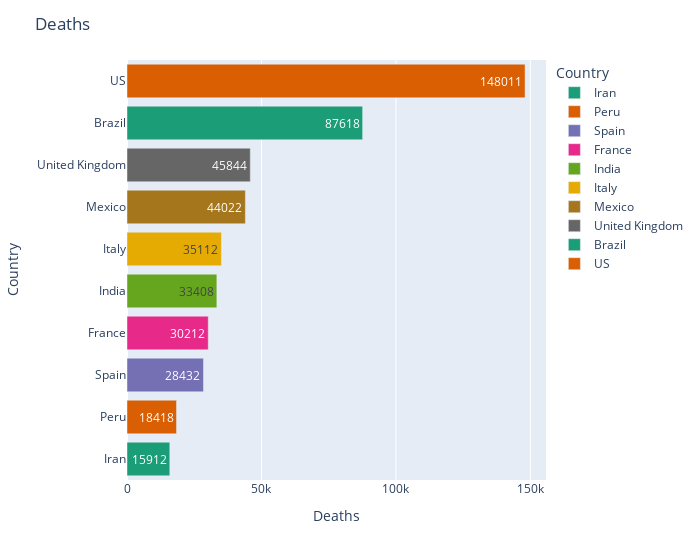

Notebook code for this chart:
### Markdown cell above
# Top 10 countries based on death-count

### Code cell
_ = df.sort_values('Deaths',ascending=False).head(10)[['Country','Deaths']]
# _.style.hide_index()
plot_hbar_wm(_,'Deaths')

### Figure 1 — Plotly figure (JSON) as saved in the notebook; plotly's stock layout.template omitted (floating-point values rounded to 4 significant figures)
{"data": [{"alignmentgroup": "True", "hovertemplate": "Country=%{y}<br>Deaths=%{text}<extra></extra>", "legendgroup": "Iran", "marker": {"color": "rgb(27,158,119)"}, "name": "Iran", "offsetgroup": "Iran", "orientation": "h", "showlegend": true, "text": [15912], "textposition": "auto", "type": "bar", "x": [15912], "xaxis": "x", "y": ["Iran"], "yaxis": "y"}, {"alignmentgroup": "True", "hovertemplate": "Country=%{y}<br>Deaths=%{text}<extra></extra>", "legendgroup": "Peru", "marker": {"color": "rgb(217,95,2)"}, "name": "Peru", "offsetgroup": "Peru", "orientation": "h", "showlegend": true, "text": [18418], "textposition": "auto", "type": "bar", "x": [18418], "xaxis": "x", "y": ["Peru"], "yaxis": "y"}, {"alignmentgroup": "True", "hovertemplate": "Country=%{y}<br>Deaths=%{text}<extra></extra>", "legendgroup": "Spain", "marker": {"color": "rgb(117,112,179)"}, "name": "Spain", "offsetgroup": "Spain", "orientation": "h", "showlegend": true, "text": [28432], "textposition": "auto", "type": "bar", "x": [28432], "xaxis": "x", "y": ["Spain"], "yaxis": "y"}, {"alignmentgroup": "True", "hovertemplate": "Country=%{y}<br>Deaths=%{text}<extra></extra>", "legendgroup": "France", "marker": {"color": "rgb(231,41,138)"}, "name": "France", "offsetgroup": "France", "orientation": "h", "showlegend": true, "text": [30212], "textposition": "auto", "type": "bar", "x": [30212], "xaxis": "x", "y": ["France"], "yaxis": "y"}, {"alignmentgroup": "True", "hovertemplate": "Country=%{y}<br>Deaths=%{text}<extra></extra>", "legendgroup": "India", "marker": {"color": "rgb(102,166,30)"}, "name": "India", "offsetgroup": "India", "orientation": "h", "showlegend": true, "text": [33408], "textposition": "auto", "type": "bar", "x": [33408], "xaxis": "x", "y": ["India"], "yaxis": "y"}, {"alignmentgroup": "True", "hovertemplate": "Country=%{y}<br>Deaths=%{text}<extra></extra>", "legendgroup": "Italy", "marker": {"color": "rgb(230,171,2)"}, "name": "Italy", "offsetgroup": "Italy", "orientation": "h", "showlegend": true, "text": [35112], "textposition": "auto", "type": "bar", "x": [35112], "xaxis": "x", "y": ["Italy"], "yaxis": "y"}, {"alignmentgroup": "True", "hovertemplate": "Country=%{y}<br>Deaths=%{text}<extra></extra>", "legendgroup": "Mexico", "marker": {"color": "rgb(166,118,29)"}, "name": "Mexico", "offsetgroup": "Mexico", "orientation": "h", "showlegend": true, "text": [44022], "textposition": "auto", "type": "bar", "x": [44022], "xaxis": "x", "y": ["Mexico"], "yaxis": "y"}, {"alignmentgroup": "True", "hovertemplate": "Country=%{y}<br>Deaths=%{text}<extra></extra>", "legendgroup": "United Kingdom", "marker": {"color": "rgb(102,102,102)"}, "name": "United Kingdom", "offsetgroup": "United Kingdom", "orientation": "h", "showlegend": true, "text": [45844], "textposition": "auto", "type": "bar", "x": [45844], "xaxis": "x", "y": ["United Kingdom"], "yaxis": "y"}, {"alignmentgroup": "True", "hovertemplate": "Country=%{y}<br>Deaths=%{text}<extra></extra>", "legendgroup": "Brazil", "marker": {"color": "rgb(27,158,119)"}, "name": "Brazil", "offsetgroup": "Brazil", "orientation": "h", "showlegend": true, "text": [87618], "textposition": "auto", "type": "bar", "x": [87618], "xaxis": "x", "y": ["Brazil"], "yaxis": "y"}, {"alignmentgroup": "True", "hovertemplate": "Country=%{y}<br>Deaths=%{text}<extra></extra>", "legendgroup": "US", "marker": {"color": "rgb(217,95,2)"}, "name": "US", "offsetgroup": "US", "orientation": "h", "showlegend": true, "text": [148011], "textposition": "auto", "type": "bar", "x": [148011], "xaxis": "x", "y": ["US"], "yaxis": "y"}], "layout": {"barmode": "relative", "legend": {"title": {"text": "Country"}, "tracegroupgap": 0}, "margin": {"t": 60}, "title": {"text": "Deaths"}, "uniformtext": {"minsize": 8, "mode": "hide"}, "width": 700, "xaxis": {"anchor": "y", "domain": [0, 1], "title": {"text": "Deaths"}}, "yaxis": {"anchor": "x", "categoryarray": ["US", "Brazil", "United Kingdom", "Mexico", "Italy", "India", "France", "Spain", "Peru", "Iran"], "categoryorder": "total ascending", "domain": [0, 1], "title": {"text": "Country"}}}}
